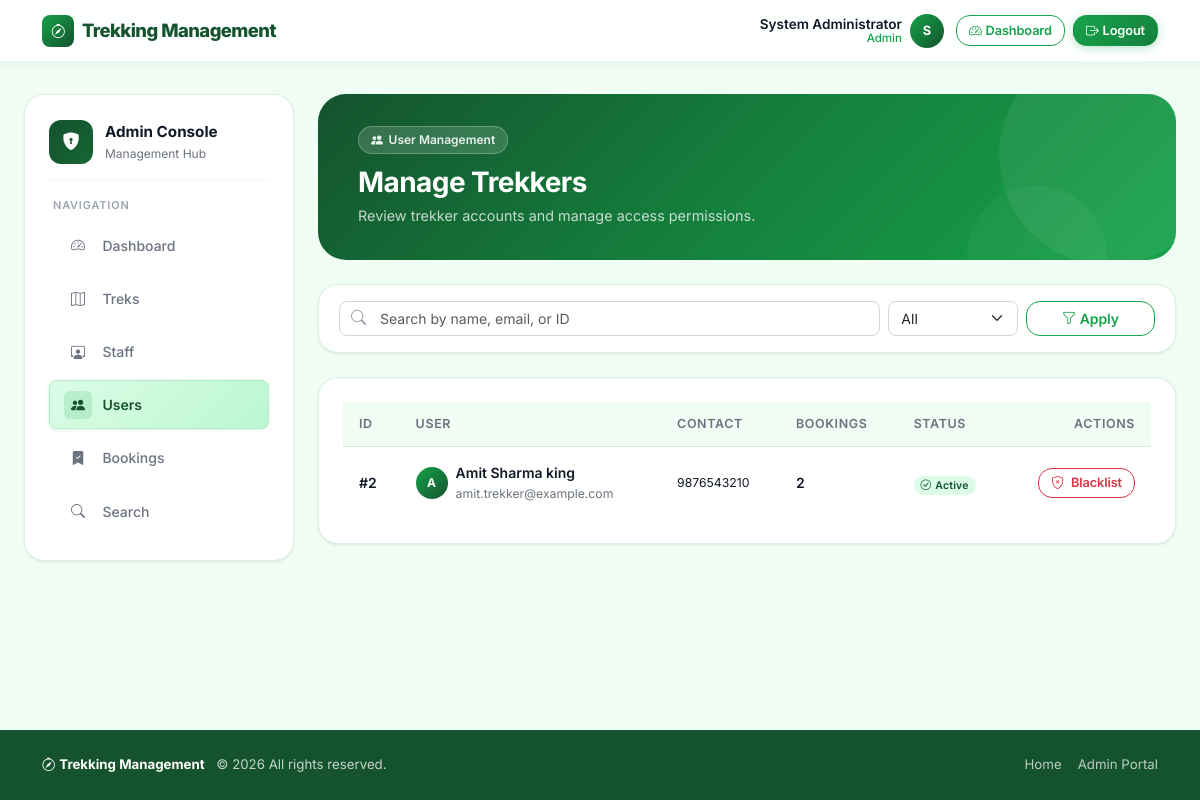
/admin/users (signed in), run on an earlier commit of the app's database.
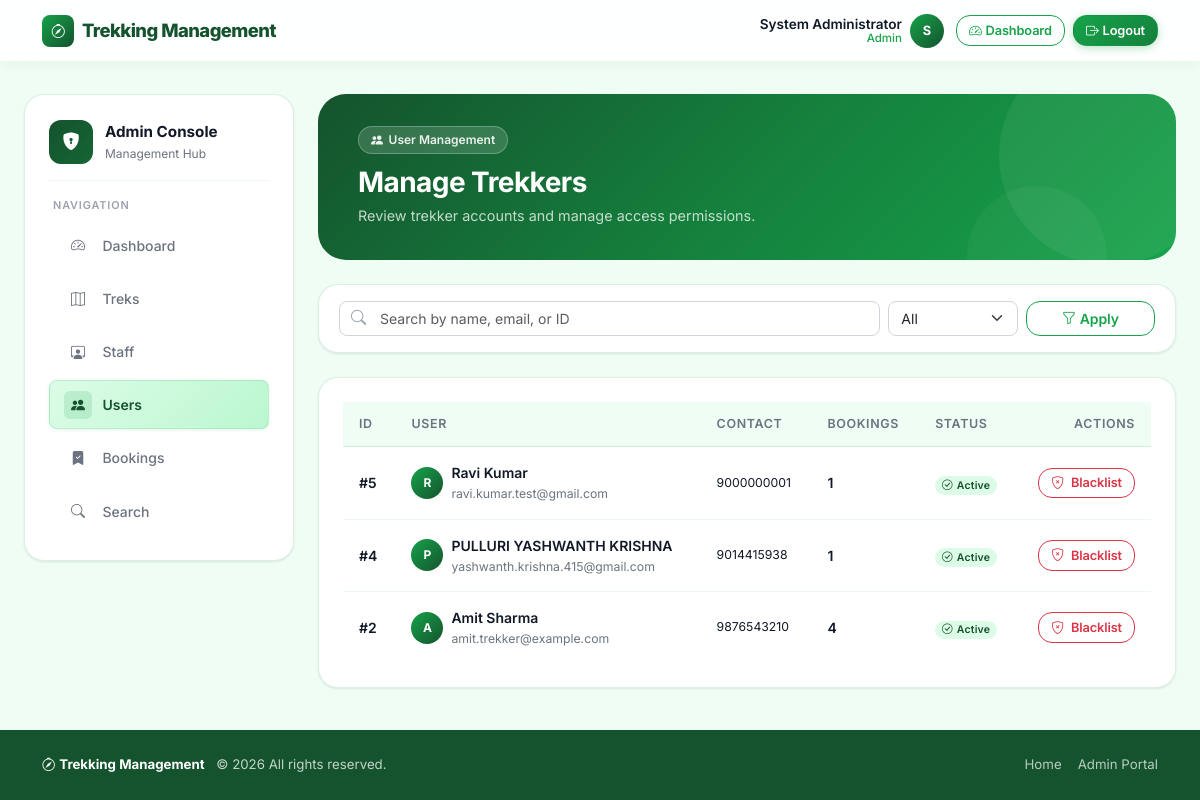
And on a later commit of the database.
### trekking_app/models.py (models this page shows, shortened)
class User(UserMixin, db.Model):
    __tablename__ = "users"
    id = db.Column(db.Integer, primary_key=True)
    full_name = db.Column(db.String(120), nullable=False)
    email = db.Column(db.String(255), unique=True, nullable=False, index=True)
    phone = db.Column(db.String(20), nullable=False)
    password_hash = db.Column(db.String(255), nullable=False)
    role = db.Column(db.String(20), nullable=False, default="user")
    approval_status = db.Column(db.String(20), nullable=False, default="approved")
    is_account_active = db.Column(db.Boolean, nullable=False, default=True)
    is_blacklisted = db.Column(db.Boolean, nullable=False, default=False)
    created_at = db.Column(db.DateTime, nullable=False, default=datetime.utcnow)
    updated_at = db.Column(
        db.DateTime,
        nullable=False,
        default=datetime.utcnow,
        onupdate=datetime.utcnow,
    )
    assigned_treks = db.relationship(
        "Trek",
        back_populates="assigned_staff",
        foreign_keys="Trek.assigned_staff_id",
        lazy="selectin",
    )
    bookings = db.relationship("Booking", back_populates="user", lazy="selectin")
    @property
    def is_staff_member(self):
        return self.role == "staff"

### trekking_app/admin/routes.py (the view)
@admin_bp.route("/users")
@role_required("admin")
def users_list():
    search_term = request.args.get("q", "").strip()
    status_filter = request.args.get("status", "all")
    query = User.query.filter_by(role="user")
    if status_filter == "blacklisted":
        query = query.filter(User.is_blacklisted.is_(True))
    elif status_filter == "active":
        query = query.filter(User.is_blacklisted.is_(False), User.is_account_active.is_(True))
    if search_term:
        query = apply_user_search(query, search_term)
    trekkers = query.order_by(User.created_at.desc()).all()
    return render_template(
        "admin/users.html",
        current_section="users",
        trekkers=trekkers,
        search_term=search_term,
        status_filter=status_filter,
    )

### trekking_app/auth/forms.py
class LogoutForm(FlaskForm):
    submit = SubmitField("Logout")

### trekking_app/__init__.py (called while the page is built)
def register_context_processors(app):
    @app.context_processor
    def inject_layout_helpers():
        from trekking_app.auth.forms import LogoutForm
        def trek_status_badge(status):
            mapping = {
                "open": "text-bg-success",
                "started": "text-bg-warning",
                "completed": "text-bg-secondary",
                "closed": "text-bg-light border",
                "archived": "text-bg-danger",
            }
            return mapping.get(status, "text-bg-light border")
        return {
            "logout_form": LogoutForm(),
            "get_dashboard_endpoint": get_dashboard_endpoint,
            "current_year": datetime.utcnow().year,
            "trek_status_badge": trek_status_badge,
        }

@login_manager.user_loader
def load_user(user_id):
    return db.session.get(User, int(user_id))

### trekking_app/templates/admin/users.html (shortened to what this page needs)
{% extends "admin/layout.html" %}
{% block admin_content %}
<div class="page-header mb-4">
  <div style="position:relative;z-index:1;">
    <div class="page-header-tag"><i class="bi bi-people-fill"></i> User Management</div>
    <h2 class="h3 fw-bold mb-1">Manage Trekkers</h2>
    <p class="page-header-subtitle mb-0">Review trekker accounts and manage access permissions.</p>
  </div>
</div>
<div class="search-bar mb-4">
  <form method="get" class="row g-2">
    <div class="col-md-8">
      <div class="input-group-icon">
        <input class="form-control" style="padding-left:2.5rem;" type="text" name="q" value="{{ search_term }}" placeholder="Search by name, email, or ID">
      </div>
    </div>
    <div class="col-md-2">
      <select class="form-select" name="status">
        <option value="all"         {% if status_filter == 'all' %}selected{% endif %}>All</option>
      </select>
    </div>
    <div class="col-md-2">
      <button class="btn btn-outline-success w-100" type="submit"><i class="bi bi-funnel me-1"></i>Apply</button>
    </div>
  </form>
</div>
{% if trekkers %}
  <div class="dashboard-card p-4">
    <div class="table-responsive">
      <table class="table mb-0">
        <thead>
          <tr><th>ID</th><th>User</th><th>Contact</th><th>Bookings</th><th>Status</th><th class="text-end">Actions</th></tr>
        </thead>
        <tbody>
          {% for t in trekkers %}
          <tr>
            <td class="fw-semibold">#{{ t.id }}</td>
            <td>
              <div class="d-flex align-items-center gap-2">
                <div style="width:32px;height:32px;background:linear-gradient(135deg,var(--clr-primary),var(--clr-primary-darker));border-radius:50%;display:flex;align-items:center;justify-content:center;color:#fff;font-weight:700;font-size:0.75rem;flex-shrink:0;">
                  {{ t.full_name[0].upper() }}
                </div>
                <div>
                  <div class="fw-semibold">{{ t.full_name }}</div>
                  <div class="text-secondary small">{{ t.email }}</div>
                </div>
              </div>
            </td>
            <td class="small">{{ t.phone }}</td>
            <td><span class="fw-semibold">{{ t.bookings|length }}</span></td>
            <td>
              {% if t.is_blacklisted %}
                <span class="badge" style="background:var(--clr-danger-light);color:#7f1d1d;border:1px solid rgba(239,68,68,0.25);">
                  <i class="bi bi-shield-x me-1"></i>Blacklisted
                </span>
              {% else %}
                <span class="badge status-open rounded-pill"><i class="bi bi-check-circle me-1"></i>Active</span>
              {% endif %}
            </td>
            <td class="text-end">
              <form class="d-inline" method="post" action="{{ url_for('admin.toggle_user_blacklist', user_id=t.id) }}">
                <button class="btn btn-outline-danger btn-sm" type="submit">
                  <i class="bi bi-{% if t.is_blacklisted %}unlock{% else %}shield-x{% endif %} me-1"></i>
                  {% if t.is_blacklisted %}Unblacklist{% else %}Blacklist{% endif %}
                </button>
              </form>
            </td>
          </tr>
          {% endfor %}
        </tbody>
      </table>
    </div>
  </div>
{% else %}
  <div class="empty-state">
    <div class="empty-state-icon"><i class="bi bi-people"></i></div>
    <h5 class="fw-bold mb-2">No users found</h5>
    <p class="text-secondary small mb-0">Trekkers who register will appear here automatically.</p>
  </div>
{% endif %}
{% endblock %}

What changed in the data, as far as the page shows it:
added User: id "5", full_name "R", full_name "Ravi Kumar", email "ravi.kumar.test@gmail.com", phone "9000000001", bookings|length "1", is_blacklisted False (drawn)
added User: id "4", full_name "P", full_name "PULLURI YASHWANTH KRISHNA", email "yashwanth.krishna.415@gmail.com", phone "9014415938", bookings|length "1", is_blacklisted False (drawn)
changed User "amit.trekker@example.com": full_name "Amit Sharma king" → "Amit Sharma"; bookings|length "2" → "4"
